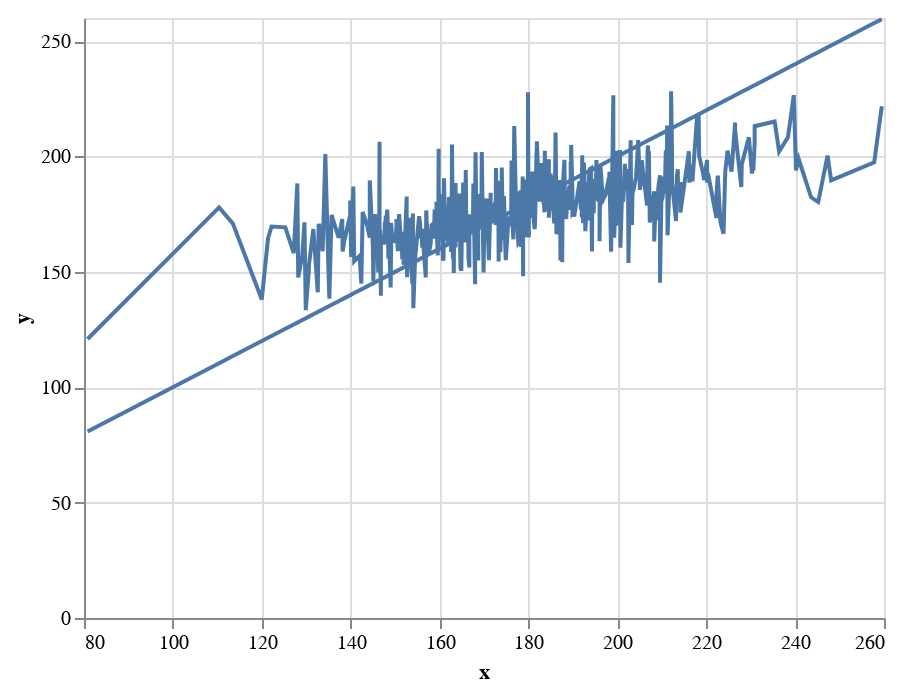

Source (notebook cell):
### Code cell
prediction_line = altair.Chart(pandas.DataFrame({'x': y_test, 'y': y_preds})).mark_line().encode(
      x='x',
      y='y'
    )
actual_line = altair.Chart(pandas.DataFrame({'x': y_test, 'y': y_test})).mark_line().encode(
      x='x',
      y='y'
    )

prediction_line + actual_line

### Figure 1 — Vega-Lite specification as saved in the notebook (floating-point values rounded to 4 significant figures; data arrays with more than 128 entries replaced by an {"elided": "..."} marker saying what was removed)
{"config": {"view": {"continuousWidth": 400, "continuousHeight": 300}}, "layer": [{"data": {"name": "data-96fc43db532eb7b6db1c3e8f4ad61d92"}, "mark": "line", "encoding": {"x": {"field": "x", "type": "quantitative"}, "y": {"field": "y", "type": "quantitative"}}}, {"data": {"name": "data-5e94e4c5d49fe264c06ce92551024d33"}, "mark": "line", "encoding": {"x": {"field": "x", "type": "quantitative"}, "y": {"field": "y", "type": "quantitative"}}}], "$schema": "https://vega.github.io/schema/vega-lite/v4.17.0.json", "datasets": {"data-96fc43db532eb7b6db1c3e8f4ad61d92": {"elided": "500 records"}, "data-5e94e4c5d49fe264c06ce92551024d33": {"elided": "500 records"}}}
